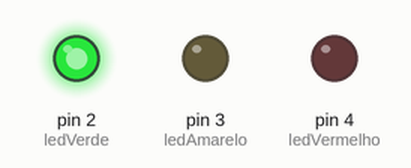
This sketch was run on a simulated Arduino Uno, built with avr-gcc and run on an emulated ATmega328P. On the bench: output pins drawn as LEDs (lit = HIGH).

Above: at 5.0 s.
At 12.5 s:
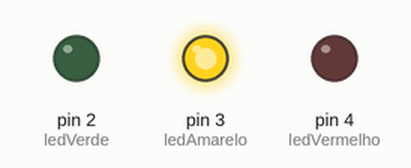
At 17.5 s:
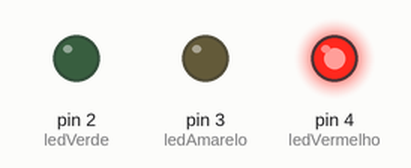
Timing chart, 0 to 26.0 s (numbered marks = the images above):
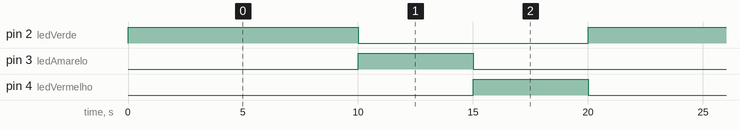

Measured:
- by itself, pin 2 (ledVerde): alternates HIGH for 10.0 s and LOW for 10.0 s
- by itself, pin 3 (ledAmarelo), pin 4 (ledVermelho): alternates HIGH for 5.0 s and LOW for 15.0 s
- by itself, everything shown: repeats every 20.0 s, in 4 steps

The sketch:

semaforo_code.ino
```cpp
int ledVerde = 2;
int ledAmarelo = 3;
int ledVermelho = 4;

void setup(){
pinMode(ledVerde, OUTPUT);
pinMode(ledAmarelo, OUTPUT);
pinMode(ledVermelho, OUTPUT);

}

void loop(){
  //acende verde
  digitalWrite(ledVerde, HIGH);
  delay(10000);
  digitalWrite(ledVerde, LOW);

  //acende amarelo
  digitalWrite(ledAmarelo, HIGH);
  delay(5000);
  digitalWrite(ledAmarelo, LOW);

  //acende vermelho
  digitalWrite(ledVermelho, HIGH);
  delay(5000);
  digitalWrite(ledVermelho, LOW);
}
```
